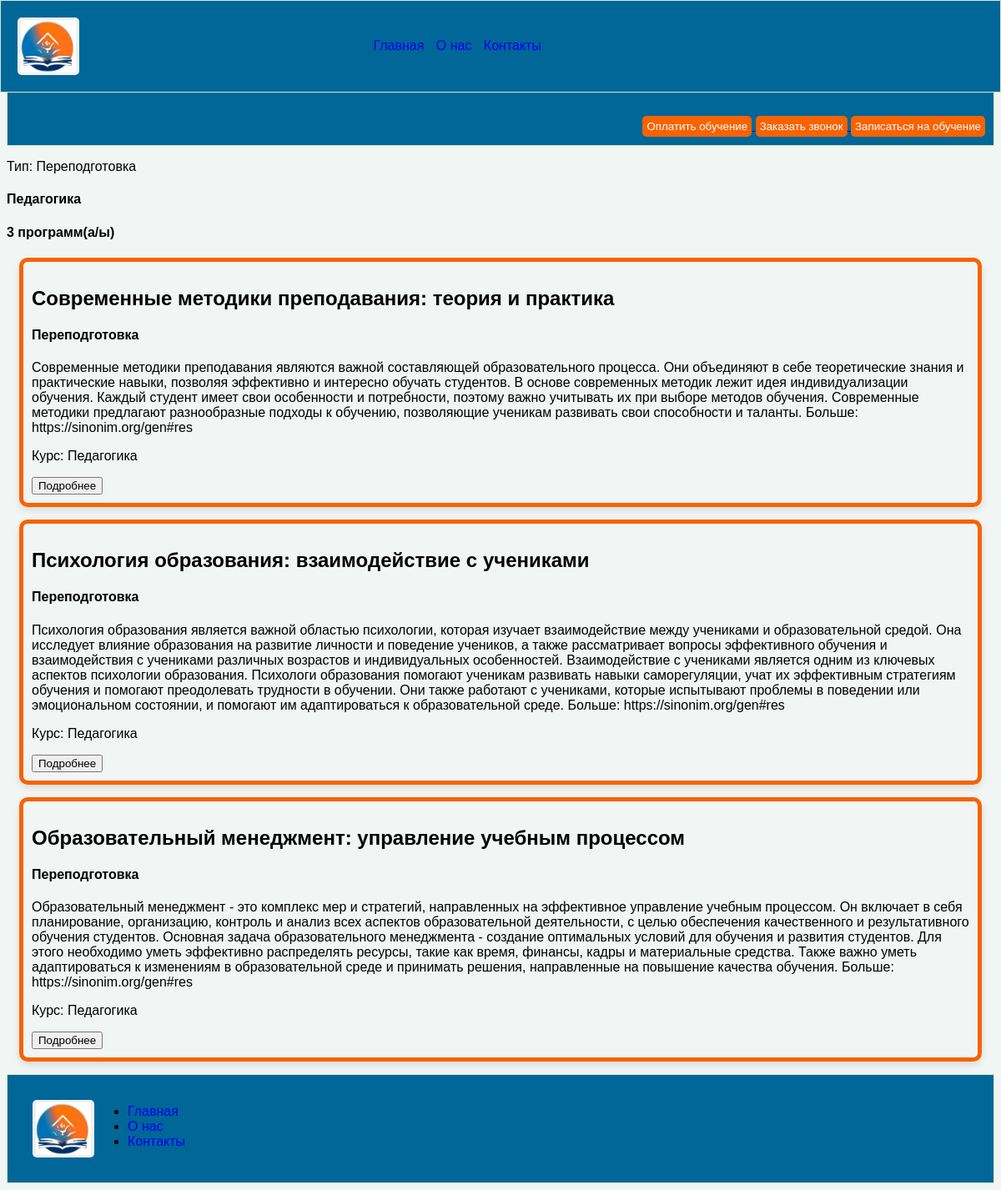
The page /1 on the database its author committed.
### Centr/models.py (models this page shows, shortened)
class MenuTrainingCent(models.Model):
    title = models.CharField(max_length=70, verbose_name='Название')
    description = models.TextField(verbose_name='Описание')
    image = models.ImageField(upload_to='images', verbose_name='Изображение')
    value_programs = models.IntegerField(default=1, verbose_name='количество программ обучения')
    TYPE = [
        ('PPD', 'Переподготовка'),
        ('DPD', 'Доподготовка'),
    ]
    type = models.CharField(choices=TYPE, max_length=3, default='PPD', verbose_name='Тип')

class more_detailed(models.Model):
    title = models.CharField(max_length=200, verbose_name='Название')
    kurs = models.CharField(max_length=70, blank=True,
                            verbose_name='Указать название курса пример Педагогика или менеджмент')
    description = models.TextField(verbose_name='Описание')
    TYPE = [
        ('PPD', 'Переподготовка'),
        ('DPD', 'Доподготовка'),
    ]
    type = models.CharField(choices=TYPE, max_length=3, default='PPD', verbose_name='Тип')

### Centr/views.py (the view)
# urls.py: path('<int:object_id>', views.detailed, name='detailed'),
def detailed(request, object_id):  # object_id принимает id из URL
    detail = get_object_or_404(MenuTrainingCent, pk=object_id)
    program = more_detailed.objects.order_by('type')
    infa = card_info.objects.all()
    context = {'infa': infa,'detail': detail, 'program': program}
    return render(request, 'more_detailed.html', context=context)

### Centr/templates/more_detailed.html
{% extends 'main.html' %}
    {% load static %}
{% block content %}
    <p>Тип: {{ detail.get_type_display }}</p>
    <h4>{{ detail.title }}</h4>
    <h4>{{ detail.value_programs }} программ(а/ы)</h4>
{% for item in program %}
    {% if item.kurs == detail.title  %}
        {% if item.get_type_display == detail.get_type_display %}
            <div class="card_detail">
                <h2>{{ item.title }}</h2>
                <h4> {{ item.get_type_display }}</h4>
                <p>{{ item.description }}</p>
                <p>Курс: {{ item.kurs }}</p>
                    <a href="{% url 'info_program' item.title   %}"> <button >Подробнее</button></a>
            </div>
        {% endif %}
    {% endif %}
{% endfor %}
{% endblock  %}

### Centr/static/css/marketplace.css (style rules this page uses)
body { background: #f1f5f4; margin: 0; }
* { box-sizing: border-box; }

### Centr/static/css/about111.css (style rules this page uses)
body { font-family: sans-serif; }

### Centr/static/css/trtri.css (style rules this page uses)
.card_detail { position: relative; margin: 15px; overflow: hidden; cursor: pointer; border-radius: 10px; box-shadow: 0 4px 8px rgba(0, 0, 0, 0.1); border: 5px solid #f76301; padding: 10px; margin: 15px; }

### Centr/static/css/callback.css (style rules this page uses)
body { display: block; margin: 8px; }

### Centr/static/css/conta.css (style rules this page uses)
body { font-family: sans-serif; }

### Centr/static/css/payment.css (style rules this page uses)
body { display: block; margin: 8px; }

### rows shown on the page
MenuTrainingCent: type "Переподготовка", title "Педагогика", value_programs "3"
more_detailed: title "Современные методики преподавания: теория и практика", type "Переподготовка", description "Современные методики преподавания являются важной составляющей образовательного процесса. Они объединяют в себе теоретические знания и практические навыки, позволяя эффективно и интересно обучать студентов. В основе современных методик лежит идея индивидуализации обучения. Каждый студент имеет свои особенности и потребности, поэтому важно учитывать их при выборе методов обучения. Современные методики предлагают разнообразные подходы к обучению, позволяющие ученикам развивать свои способности и таланты. Больше: https://sinonim.org/gen#res", kurs "Педагогика"
more_detailed: title "Психология образования: взаимодействие с учениками", type "Переподготовка", description "Психология образования является важной областью психологии, которая изучает взаимодействие между учениками и образовательной средой. Она исследует влияние образования на развитие личности и поведение учеников, а также рассматривает вопросы эффективного обучения и взаимодействия с учениками различных возрастов и индивидуальных особенностей. Взаимодействие с учениками является одним из ключевых аспектов психологии образования. Психологи образования помогают ученикам развивать навыки саморегуляции, учат их эффективным стратегиям обучения и помогают преодолевать трудности в обучении. Они также работают с учениками, которые испытывают проблемы в поведении или эмоциональном состоянии, и помогают…", kurs "Педагогика"
more_detailed: title "Образовательный менеджмент: управление учебным процессом", type "Переподготовка", description "Образовательный менеджмент - это комплекс мер и стратегий, направленных на эффективное управление учебным процессом. Он включает в себя планирование, организацию, контроль и анализ всех аспектов образовательной деятельности, с целью обеспечения качественного и результативного обучения студентов. Основная задача образовательного менеджмента - создание оптимальных условий для обучения и развития студентов. Для этого необходимо уметь эффективно распределять ресурсы, такие как время, финансы, кадры и материальные средства. Также важно уметь адаптироваться к изменениям в образовательной среде и принимать решения, направленные на повышение качества обучения. Больше: https://sinonim.org/gen#res", kurs "Педагогика"
